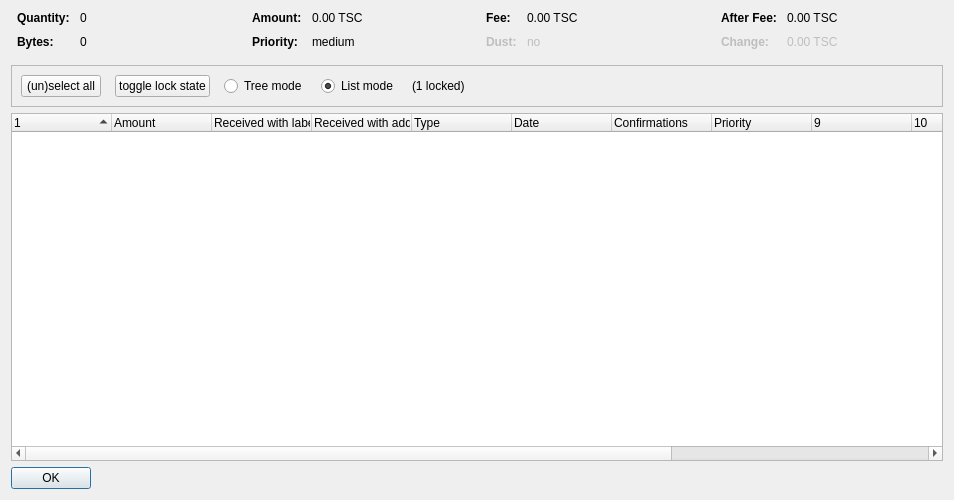
<?xml version="1.0" encoding="UTF-8"?>
<ui version="4.0">
 <class>CoinControlDialog</class>
 <widget class="QDialog" name="CoinControlDialog">
  <property name="geometry">
   <rect>
    <x>0</x>
    <y>0</y>
    <width>954</width>
    <height>500</height>
   </rect>
  </property>
  <property name="windowTitle">
   <string>Coin Selection</string>
  </property>
  <layout class="QVBoxLayout" name="verticalLayout">
   <item>
    <layout class="QHBoxLayout" name="horizontalLayoutTop" stretch="0,0,0,0">
     <property name="topMargin">
      <number>0</number>
     </property>
     <property name="bottomMargin">
      <number>10</number>
     </property>
     <item>
      <layout class="QFormLayout" name="formLayoutCoinControl1">
       <property name="horizontalSpacing">
        <number>10</number>
       </property>
       <property name="verticalSpacing">
        <number>10</number>
       </property>
       <property name="leftMargin">
        <number>6</number>
       </property>
       <property name="rightMargin">
        <number>6</number>
       </property>
       <item row="0" column="0">
        <widget class="QLabel" name="labelCoinControlQuantityText">
         <property name="font">
          <font>
           <weight>75</weight>
           <bold>true</bold>
          </font>
         </property>
         <property name="text">
          <string>Quantity:</string>
         </property>
        </widget>
       </item>
       <item row="0" column="1">
        <widget class="QLabel" name="labelCoinControlQuantity">
         <property name="cursor">
          <cursorShape>IBeamCursor</cursorShape>
         </property>
         <property name="contextMenuPolicy">
          <enum>Qt::ActionsContextMenu</enum>
         </property>
         <property name="text">
          <string notr="true">0</string>
         </property>
         <property name="textInteractionFlags">
          <set>Qt::LinksAccessibleByMouse|Qt::TextSelectableByKeyboard|Qt::TextSelectableByMouse</set>
         </property>
        </widget>
       </item>
       <item row="1" column="0">
        <widget class="QLabel" name="labelCoinControlBytesText">
         <property name="font">
          <font>
           <weight>75</weight>
           <bold>true</bold>
          </font>
         </property>
         <property name="text">
          <string>Bytes:</string>
         </property>
        </widget>
       </item>
       <item row="1" column="1">
        <widget class="QLabel" name="labelCoinControlBytes">
         <property name="cursor">
          <cursorShape>IBeamCursor</cursorShape>
         </property>
         <property name="contextMenuPolicy">
          <enum>Qt::ActionsContextMenu</enum>
         </property>
         <property name="text">
          <string notr="true">0</string>
         </property>
         <property name="textInteractionFlags">
          <set>Qt::LinksAccessibleByMouse|Qt::TextSelectableByKeyboard|Qt::TextSelectableByMouse</set>
         </property>
        </widget>
       </item>
      </layout>
     </item>
     <item>
      <layout class="QFormLayout" name="formLayoutCoinControl2">
       <property name="horizontalSpacing">
        <number>10</number>
       </property>
       <property name="verticalSpacing">
        <number>10</number>
       </property>
       <property name="leftMargin">
        <number>6</number>
       </property>
       <property name="rightMargin">
        <number>6</number>
       </property>
       <item row="0" column="0">
        <widget class="QLabel" name="labelCoinControlAmountText">
         <property name="font">
          <font>
           <weight>75</weight>
           <bold>true</bold>
          </font>
         </property>
         <property name="text">
          <string>Amount:</string>
         </property>
        </widget>
       </item>
       <item row="0" column="1">
        <widget class="QLabel" name="labelCoinControlAmount">
         <property name="cursor">
          <cursorShape>IBeamCursor</cursorShape>
         </property>
         <property name="contextMenuPolicy">
          <enum>Qt::ActionsContextMenu</enum>
         </property>
         <property name="text">
          <string notr="true">0.00 TSC</string>
         </property>
         <property name="textInteractionFlags">
          <set>Qt::LinksAccessibleByMouse|Qt::TextSelectableByKeyboard|Qt::TextSelectableByMouse</set>
         </property>
        </widget>
       </item>
       <item row="1" column="0">
        <widget class="QLabel" name="labelCoinControlPriorityText">
         <property name="font">
          <font>
           <weight>75</weight>
           <bold>true</bold>
          </font>
         </property>
         <property name="text">
          <string>Priority:</string>
         </property>
        </widget>
       </item>
       <item row="1" column="1">
        <widget class="QLabel" name="labelCoinControlPriority">
         <property name="cursor">
          <cursorShape>IBeamCursor</cursorShape>
         </property>
         <property name="contextMenuPolicy">
          <enum>Qt::ActionsContextMenu</enum>
         </property>
         <property name="text">
          <string>medium</string>
         </property>
         <property name="textInteractionFlags">
          <set>Qt::LinksAccessibleByMouse|Qt::TextSelectableByKeyboard|Qt::TextSelectableByMouse</set>
         </property>
        </widget>
       </item>
      </layout>
     </item>
     <item>
      <layout class="QFormLayout" name="formLayoutCoinControl3">
       <property name="horizontalSpacing">
        <number>10</number>
       </property>
       <property name="verticalSpacing">
        <number>10</number>
       </property>
       <property name="leftMargin">
        <number>6</number>
       </property>
       <property name="rightMargin">
        <number>6</number>
       </property>
       <item row="0" column="0">
        <widget class="QLabel" name="labelCoinControlFeeText">
         <property name="font">
          <font>
           <weight>75</weight>
           <bold>true</bold>
          </font>
         </property>
         <property name="text">
          <string>Fee:</string>
         </property>
        </widget>
       </item>
       <item row="0" column="1">
        <widget class="QLabel" name="labelCoinControlFee">
         <property name="cursor">
          <cursorShape>IBeamCursor</cursorShape>
         </property>
         <property name="contextMenuPolicy">
          <enum>Qt::ActionsContextMenu</enum>
         </property>
         <property name="text">
          <string notr="true">0.00 TSC</string>
         </property>
         <property name="textInteractionFlags">
          <set>Qt::LinksAccessibleByMouse|Qt::TextSelectableByKeyboard|Qt::TextSelectableByMouse</set>
         </property>
        </widget>
       </item>
       <item row="1" column="0">
        <widget class="QLabel" name="labelCoinControlLowOutputText">
         <property name="enabled">
          <bool>false</bool>
         </property>
         <property name="font">
          <font>
           <weight>75</weight>
           <bold>true</bold>
          </font>
         </property>
         <property name="text">
          <string>Dust:</string>
         </property>
        </widget>
       </item>
       <item row="1" column="1">
        <widget class="QLabel" name="labelCoinControlLowOutput">
         <property name="enabled">
          <bool>false</bool>
         </property>
         <property name="cursor">
          <cursorShape>IBeamCursor</cursorShape>
         </property>
         <property name="contextMenuPolicy">
          <enum>Qt::ActionsContextMenu</enum>
         </property>
         <property name="text">
          <string>no</string>
         </property>
         <property name="textInteractionFlags">
          <set>Qt::LinksAccessibleByMouse|Qt::TextSelectableByKeyboard|Qt::TextSelectableByMouse</set>
         </property>
        </widget>
       </item>
      </layout>
     </item>
     <item>
      <layout class="QFormLayout" name="formLayoutCoinControl4">
       <property name="horizontalSpacing">
        <number>10</number>
       </property>
       <property name="verticalSpacing">
        <number>10</number>
       </property>
       <property name="leftMargin">
        <number>6</number>
       </property>
       <property name="rightMargin">
        <number>6</number>
       </property>
       <item row="0" column="0">
        <widget class="QLabel" name="labelCoinControlAfterFeeText">
         <property name="font">
          <font>
           <weight>75</weight>
           <bold>true</bold>
          </font>
         </property>
         <property name="text">
          <string>After Fee:</string>
         </property>
        </widget>
       </item>
       <item row="0" column="1">
        <widget class="QLabel" name="labelCoinControlAfterFee">
         <property name="cursor">
          <cursorShape>IBeamCursor</cursorShape>
         </property>
         <property name="contextMenuPolicy">
          <enum>Qt::ActionsContextMenu</enum>
         </property>
         <property name="text">
          <string notr="true">0.00 TSC</string>
         </property>
         <property name="textInteractionFlags">
          <set>Qt::LinksAccessibleByMouse|Qt::TextSelectableByKeyboard|Qt::TextSelectableByMouse</set>
         </property>
        </widget>
       </item>
       <item row="1" column="0">
        <widget class="QLabel" name="labelCoinControlChangeText">
         <property name="enabled">
          <bool>false</bool>
         </property>
         <property name="font">
          <font>
           <weight>75</weight>
           <bold>true</bold>
          </font>
         </property>
         <property name="text">
          <string>Change:</string>
         </property>
        </widget>
       </item>
       <item row="1" column="1">
        <widget class="QLabel" name="labelCoinControlChange">
         <property name="enabled">
          <bool>false</bool>
         </property>
         <property name="cursor">
          <cursorShape>IBeamCursor</cursorShape>
         </property>
         <property name="contextMenuPolicy">
          <enum>Qt::ActionsContextMenu</enum>
         </property>
         <property name="text">
          <string notr="true">0.00 TSC</string>
         </property>
         <property name="textInteractionFlags">
          <set>Qt::LinksAccessibleByMouse|Qt::TextSelectableByKeyboard|Qt::TextSelectableByMouse</set>
         </property>
        </widget>
       </item>
      </layout>
     </item>
    </layout>
   </item>
   <item>
    <widget class="QFrame" name="frame">
     <property name="minimumSize">
      <size>
       <width>0</width>
       <height>40</height>
      </size>
     </property>
     <property name="frameShape">
      <enum>QFrame::StyledPanel</enum>
     </property>
     <property name="frameShadow">
      <enum>QFrame::Sunken</enum>
     </property>
     <layout class="QHBoxLayout" name="horizontalLayout">
      <item>
       <layout class="QHBoxLayout" name="horizontalLayoutPanel" stretch="0,0,0,0,0,0">
        <property name="spacing">
         <number>14</number>
        </property>
        <item>
         <widget class="QPushButton" name="pushButtonSelectAll">
          <property name="sizePolicy">
           <sizepolicy hsizetype="Maximum" vsizetype="Fixed">
            <horstretch>0</horstretch>
            <verstretch>0</verstretch>
           </sizepolicy>
          </property>
          <property name="text">
           <string>(un)select all</string>
          </property>
          <property name="autoDefault">
           <bool>false</bool>
          </property>
         </widget>
        </item>
        <item>
         <widget class="QPushButton" name="pushButtonToggleLock">
          <property name="sizePolicy">
           <sizepolicy hsizetype="Maximum" vsizetype="Fixed">
            <horstretch>0</horstretch>
            <verstretch>0</verstretch>
           </sizepolicy>
          </property>
          <property name="text">
           <string>toggle lock state</string>
          </property>
          <property name="autoDefault">
           <bool>false</bool>
          </property>
         </widget>
        </item>
        <item>
         <widget class="QRadioButton" name="radioTreeMode">
          <property name="sizePolicy">
           <sizepolicy hsizetype="Maximum" vsizetype="Fixed">
            <horstretch>0</horstretch>
            <verstretch>0</verstretch>
           </sizepolicy>
          </property>
          <property name="text">
           <string>Tree mode</string>
          </property>
         </widget>
        </item>
        <item>
         <widget class="QRadioButton" name="radioListMode">
          <property name="sizePolicy">
           <sizepolicy hsizetype="Maximum" vsizetype="Fixed">
            <horstretch>0</horstretch>
            <verstretch>0</verstretch>
           </sizepolicy>
          </property>
          <property name="text">
           <string>List mode</string>
          </property>
          <property name="checked">
           <bool>true</bool>
          </property>
         </widget>
        </item>
        <item>
         <widget class="QLabel" name="labelLocked">
          <property name="text">
           <string>(1 locked)</string>
          </property>
         </widget>
        </item>
        <item>
         <spacer name="horizontalSpacer">
          <property name="orientation">
           <enum>Qt::Horizontal</enum>
          </property>
          <property name="sizeHint" stdset="0">
           <size>
            <width>40</width>
            <height>20</height>
           </size>
          </property>
         </spacer>
        </item>
       </layout>
      </item>
     </layout>
    </widget>
   </item>
   <item>
    <widget class="CoinControlTreeWidget" name="treeWidget">
     <property name="contextMenuPolicy">
      <enum>Qt::CustomContextMenu</enum>
     </property>
     <property name="sortingEnabled">
      <bool>false</bool>
     </property>
     <property name="columnCount">
      <number>13</number>
     </property>
     <attribute name="headerShowSortIndicator" stdset="0">
      <bool>true</bool>
     </attribute>
     <attribute name="headerStretchLastSection">
      <bool>false</bool>
     </attribute>
     <column>
      <property name="text">
       <string/>
      </property>
     </column>
     <column>
      <property name="text">
       <string>Amount</string>
      </property>
     </column>
     <column>
      <property name="text">
       <string>Received with label</string>
      </property>
     </column>
     <column>
      <property name="text">
       <string>Received with address</string>
      </property>
     </column>
     <column>
      <property name="text">
	<string>Type</string>
      </property>
     </column>
     <column>
      <property name="text">	 
       <string>Date</string>
      </property>
     </column>
     <column>
      <property name="text">
       <string>Confirmations</string>
      </property>
      <property name="toolTip">
       <string>Confirmed</string>
      </property>
     </column>
     <column>
      <property name="text">
       <string>Priority</string>
      </property>
     </column>
     <column>
      <property name="text">
       <string/>
      </property>
     </column>
     <column>
      <property name="text">
       <string/>
      </property>
     </column>
     <column>
      <property name="text">
       <string/>
      </property>
     </column>
     <column>
      <property name="text">
       <string/>
      </property>
     </column>
     <column>
      <property name="text">
       <string/>
      </property>
     </column>
    </widget>
   </item>
   <item>
    <widget class="QDialogButtonBox" name="buttonBox">
     <property name="sizePolicy">
      <sizepolicy hsizetype="Maximum" vsizetype="Fixed">
       <horstretch>0</horstretch>
       <verstretch>0</verstretch>
      </sizepolicy>
     </property>
     <property name="orientation">
      <enum>Qt::Horizontal</enum>
     </property>
     <property name="standardButtons">
      <set>QDialogButtonBox::Ok</set>
     </property>
    </widget>
   </item>
  </layout>
 </widget>
 <customwidgets>
  <customwidget>
   <class>CoinControlTreeWidget</class>
   <extends>QTreeWidget</extends>
   <header>coincontroltreewidget.h</header>
  </customwidget>
 </customwidgets>
 <resources/>
 <connections/>
</ui>
